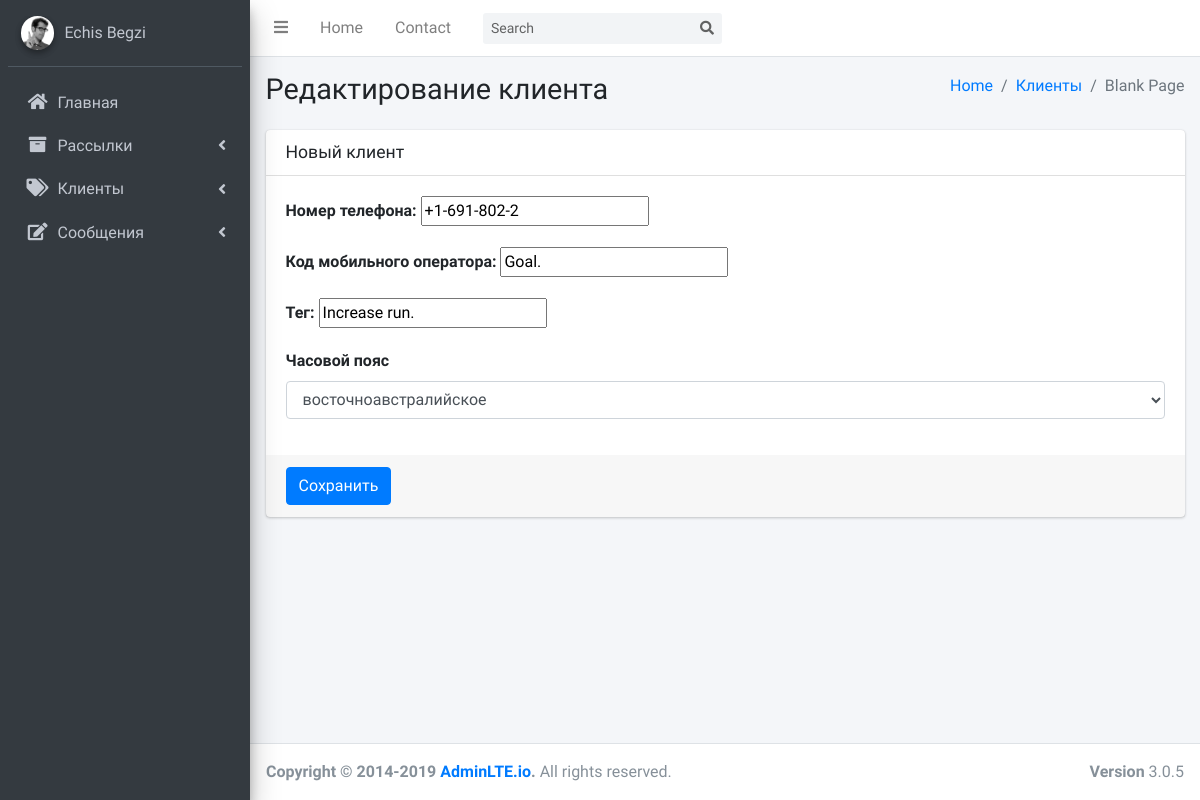
The app's page /client/edit1 with its own data.
### client/models.py (models this page shows, shortened)
class Client(models.Model):
    phone = models.CharField(verbose_name='Номер телефона', max_length=12, unique=True)
    code = models.CharField(verbose_name='Код мобильного оператора', max_length=5)
    tag = models.CharField(verbose_name='Тэг', max_length=15)
    time_zone = models.ForeignKey(TimeZone, on_delete= models.SET_NULL, null = True, related_name='clients')
    class Meta:
        verbose_name = 'Клиент'
        verbose_name_plural = 'Клиенты'

class TimeZone(models.Model):
    code = models.CharField(verbose_name='Часовой пояс', max_length= 10)
    tag = models.CharField(verbose_name='Обозначение', max_length= 5)
    title = models.CharField(verbose_name='Наименование', max_length= 30)
    class Meta:
        verbose_name = 'Часовой пояс'
        verbose_name_plural = 'Часовой пояса'

### client/views.py (the view)
# urls.py: path('edit<int:client_id>', edit, name = 'edit'),
def edit(request, client_id):
    context={}
    timezone = TimeZone.objects.all()
    client = Client.objects.get(id = client_id)
    context['timezone'] = timezone
    context['client'] = client
    return render(request, 'clients/edit.html', context)

### templates/clients/edit.html (shortened to what this page needs)
{% extends 'layouts/layout.html' %}
{% block content %}
    <section class="content-header">
        <div class="container-fluid">
            <div class="row mb-2">
                <div class="col-sm-6">
                    <h1>Редактирование клиента</h1>
                </div>
                <div class="col-sm-6">
                    <ol class="breadcrumb float-sm-right">
                        <li class="breadcrumb-item"><a href="{% url 'main' %}">Home</a></li>
                        <li class="breadcrumb-item"><a href="{% url 'client:index' %}">Клиенты</a></li>
                        <li class="breadcrumb-item active">Blank Page</li>
                    </ol>
                </div>
            </div>
        </div>
    </section>
    <section class="content">
        <div class="container-fluid">
            <div class="row">
                <div class="col-12">
                    <div class="card">
                        <div class="card-header">
                            <h3 class="card-title">Новый клиент</h3>
                        </div>
                        <form role="form" method="post" action="{% url 'client:update' client.id %}">
                            <div class="card-body">
                                <div class="form-group">
                                    <label for="phone">Номер телефона: </label>
                                    <input name='phone' type="text" value="{{client.phone}}">
                                </div>
                                <div class="form-group">
                                    <label for="code">Код мобильного оператора: </label>
                                    <input name='code' type="text" value="{{ client.code }}">
                                </div>
                                <div class="form-group">
                                    <label for="tag">Тег: </label>
                                    <input name='tag' type="text" value="{{ client.tag }}">
                                </div>
                                <div class="form-group">
                                    <label for="time_zone_id">Часовой пояс</label>
                                    <select class="form-control" id="time_zone_id" name="time_zone_id">
                                        {% for tz in timezone %}
                                            <option value="{{ tz.id }}"
                                                {% if tz.id == client.time_zone.id %}
                                                    selected
                                                {% endif %}
                                            >{{ tz.title }}</option>
                                        {% endfor %}
                                    </select>
                                </div>
                            </div>
                            <div class="card-footer">
                                <button type="submit" class="btn btn-primary">Сохранить</button>
                            </div>
                        </form>
                    </div>
                </div>
            </div>
        </div>
    </section>
{% endblock content %}

### templates/layouts/layout.html (shortened to what this page needs)
<!DOCTYPE html>
<html>
{% load static %}
<head>
    <link rel="stylesheet" href="https://code.ionicframework.com/ionicons/2.0.1/css/ionicons.min.css">
    <link rel="stylesheet" href="{% static '/css/admin.css' %}">
</head>
<body class="hold-transition sidebar-mini">
<div class="wrapper">
    {% include 'layouts/header.html' %}
    {% include 'layouts/wrapper_left.html' %}
    <div class="content-wrapper">
        {% block content %}{% endblock content %}
    </div>
    <footer class="main-footer">
        <div class="float-right d-none d-sm-block">
            <b>Version</b> 3.0.5
        </div>
        <strong>Copyright &copy; 2014-2019 <a href="http://adminlte.io">AdminLTE.io</a>.</strong> All rights
        reserved.
    </footer>
</div>
</body>
</html>

### templates/layouts/header.html
{% load static %}
<nav class="main-header navbar navbar-expand navbar-white navbar-light">
    <ul class="navbar-nav">
        <li class="nav-item">
            <a class="nav-link" data-widget="pushmenu" data-enable-remember="true" href="#" role="button"><i class="fas fa-bars"></i></a>
        </li>
        <li class="nav-item d-none d-sm-inline-block">
            <a href="../../index3.html" class="nav-link">Home</a>
        </li>
        <li class="nav-item d-none d-sm-inline-block">
            <a href="#" class="nav-link">Contact</a>
        </li>
    </ul>
    <form class="form-inline ml-3">
        <div class="input-group input-group-sm">
            <input class="form-control form-control-navbar" type="search" placeholder="Search" aria-label="Search">
            <div class="input-group-append">
                <button class="btn btn-navbar" type="submit">
                    <i class="fas fa-search"></i>
                </button>
            </div>
        </div>
    </form>
</nav>

### templates/layouts/wrapper_left.html (shortened to what this page needs)
{% load static %}
<aside class="main-sidebar sidebar-dark-primary elevation-4">
        <div class="sidebar">
            <div class="user-panel mt-3 pb-3 mb-3 d-flex">
                <div class="image">
                    <img src="{% static '/img/user2-160x160.jpg' %}" class="img-circle elevation-2"
                         alt="User Image">
                </div>
                <div class="info">
                    <a href="#" class="d-block">Echis Begzi</a>
                </div>
            </div>
            <nav class="mt-2">
                <ul class="nav nav-pills nav-sidebar flex-column" data-widget="treeview" role="menu"
                    data-accordion="false">
                    <li class="nav-item">
                        <a href="{% url 'main' %}" class="nav-link">
                            <i class="nav-icon fas fa-home"></i>
                            <p>Главная</p>
                        </a>
                    </li>
                    <li class="nav-item has-treeview">
                        <a href="#" class="nav-link">
                            <i class="nav-icon fas fa-archive"></i>
                            <p>
                                Рассылки
                                <i class="right fas fa-angle-left"></i>
                            </p>
                        </a>
                    </li>
                    <li class="nav-item has-treeview">
                        <a href="#" class="nav-link">
                            <i class="nav-icon fas fa-tags"></i>
                            <p>
                                Клиенты
                                <i class="right fas fa-angle-left"></i>
                            </p>
                        </a>
                    </li>
                    <li class="nav-item has-treeview">
                        <a href="#" class="nav-link">
                            <i class="nav-icon fas fa-edit"></i>
                            <p>
                                Сообщения
                                <i class="right fas fa-angle-left"></i>
                            </p>
                        </a>
                    </li>
                </ul>
            </nav>
        </div>
    </aside>

### records on screen
Client: phone "+1-691-802-2", code "Goal.", tag "Increase run.", time_zone_id "восточноавстралийское"
